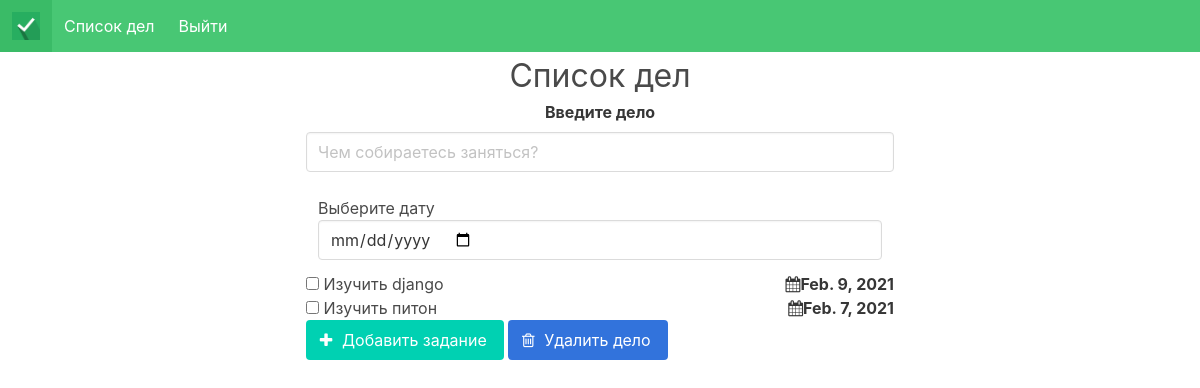
/todo/ (signed in), run on the app's committed database.
### todolist/models.py (models this page shows, shortened)
class Todo(models.Model):
    title = models.CharField(max_length=250)
    content = models.TextField(blank=True) #текстовое поле
    created = models.DateField(default=timezone.now().strftime("%Y-%m-%d")) # дата создания
    due_date = models.DateField(default=timezone.now().strftime("%Y-%m-%d")) #до какой даты нужно было сделать дело
    owner = models.ForeignKey(User,on_delete=models.CASCADE)
    class Meta: #используем вспомогательный класс мета для сортировки наших дел
        ordering = ["-created"] #сортировка дел по времени их создания

### todolist/views.py (the view, shortened to what this page needs)
# urls.py: url(r'^todo/', todo, name="todo"),
@login_required
def todo(request):
    todos = Todo.objects.filter(owner=request.user)
    print("todo")
    if request.method == "GET":
        if "sign_out" in request.GET:
            logout(request)
            return redirect('sign_in')
    return render(request, "todo.html", {"todos": todos})

### todolist/templates/todo.html (shortened to what this page needs)
{% extends 'base.html' %}
{% block content %}
<div class="columns is-centered" style="min-height:101vh;">
	<div class="column is-half">
    	<h1 class="is-size-3 has-text-centered"> Список дел </h1>
    	<form action="" method="post">
            <div class="field has-text-centered">
            	<label for="description" class="label">Введите дело</label>
            	<div class="control">
             	   <input type="text" id="description" class="input" placeholder="Чем собираетесь заняться?"
                    	name="description" required>
            	</div>
        	</div>
            	<div class="column">
                	<label for="dueDate">Выберите дату</label>
                	<input type="date" id="dueDate" class="input calendar" name="date" required>
            	</div>
			<div class="list is-hoverable">
            	{% for todo in todos %}
            	<div class="list-item">
                	<label class="checkbox">
                    	<input type="checkbox" class=" checkbox" name="checkedbox" value="{{ todo.id }}">
                    	<span class="complete-">{{ todo.title }}</span>
                	</label>
                	<strong class="is-pulled-right"><i class="fa fa-calendar"></i>{{ todo.due_date }}</strong>
            	</div>
				{% endfor %}
			</div>
			<div class="is-centered">
				<div class="is-centered">
					<button class="button is-primary is-centered" name="Add" type="submit">
						<span class="icon is-small">
							<i class="fa fa-plus"></i>
						</span>
						<span>Добавить задание</span>
					</button>
					<button class="button is-link is-centered" name="Delete" type="submit">
						<span class="icon is-small">
							<i class="fa fa-trash-o"></i>
						</span>
						<span>Удалить дело</span>
					</button>
				</div>
			</div>
		</div>
	</div>
</div>
{% endblock %}

### data on the page
Todo: title "Изучить django", due_date "Feb. 9, 2021"
Todo: title "Изучить питон", due_date "Feb. 7, 2021"
